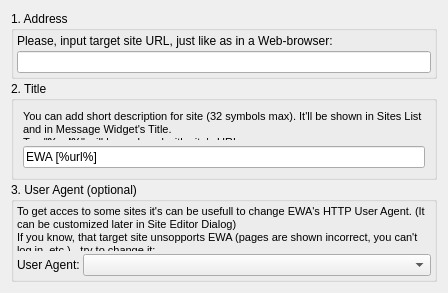
<?xml version="1.0" encoding="UTF-8"?>
<ui version="4.0">
 <class>EWAASWPage_InputUrlUi</class>
 <widget class="QWidget" name="EWAASWPage_InputUrlUi">
  <property name="geometry">
   <rect>
    <x>0</x>
    <y>0</y>
    <width>448</width>
    <height>293</height>
   </rect>
  </property>
  <layout class="QVBoxLayout" name="verticalLayout">
   <property name="spacing">
    <number>2</number>
   </property>
   <item>
    <widget class="QGroupBox" name="groupBox">
     <property name="title">
      <string>1. Address</string>
     </property>
     <layout class="QVBoxLayout" name="verticalLayout_2">
      <property name="spacing">
       <number>3</number>
      </property>
      <property name="margin">
       <number>3</number>
      </property>
      <item>
       <widget class="QLabel" name="label">
        <property name="text">
         <string>Please, input target site URL, just like as in a Web-browser:</string>
        </property>
        <property name="wordWrap">
         <bool>true</bool>
        </property>
       </widget>
      </item>
      <item>
       <widget class="QLineEdit" name="initialUrlLineEdit">
        <property name="toolTip">
         <string>Input URL</string>
        </property>
       </widget>
      </item>
     </layout>
    </widget>
   </item>
   <item>
    <widget class="QGroupBox" name="groupBox_3">
     <property name="title">
      <string>2. Title</string>
     </property>
     <layout class="QVBoxLayout" name="verticalLayout_3">
      <item>
       <widget class="QLabel" name="label_2">
        <property name="text">
         <string>&lt;!DOCTYPE HTML PUBLIC &quot;-//W3C//DTD HTML 4.0//EN&quot; &quot;http://www.w3.org/TR/REC-html40/strict.dtd&quot;&gt;
&lt;html&gt;&lt;head&gt;&lt;meta name=&quot;qrichtext&quot; content=&quot;1&quot; /&gt;&lt;style type=&quot;text/css&quot;&gt;
p, li { white-space: pre-wrap; }
&lt;/style&gt;&lt;/head&gt;&lt;body style=&quot; font-family:'MS Shell Dlg 2'; font-size:8.25pt; font-weight:400; font-style:normal;&quot;&gt;
&lt;p style=&quot; margin-top:0px; margin-bottom:0px; margin-left:0px; margin-right:0px; -qt-block-indent:0; text-indent:0px;&quot;&gt;&lt;span style=&quot; font-size:8pt;&quot;&gt;You can add short description for site (32 symbols max). It'll be shown in Sites List and in Message Widget's Title.&lt;/span&gt;&lt;/p&gt;
&lt;p style=&quot; margin-top:0px; margin-bottom:0px; margin-left:0px; margin-right:0px; -qt-block-indent:0; text-indent:0px;&quot;&gt;&lt;span style=&quot; font-size:8pt;&quot;&gt;Tag &quot;&lt;/span&gt;&lt;span style=&quot; font-size:8pt; font-weight:600;&quot;&gt;%url%&lt;/span&gt;&lt;span style=&quot; font-size:8pt;&quot;&gt;&quot; will be replaced with site's URL:&lt;/span&gt;&lt;/p&gt;&lt;/body&gt;&lt;/html&gt;</string>
        </property>
        <property name="wordWrap">
         <bool>true</bool>
        </property>
        <property name="textInteractionFlags">
         <set>Qt::NoTextInteraction</set>
        </property>
       </widget>
      </item>
      <item>
       <widget class="QLineEdit" name="siteDescriptionLineEdit">
        <property name="text">
         <string>EWA [%url%]</string>
        </property>
       </widget>
      </item>
     </layout>
    </widget>
   </item>
   <item>
    <widget class="QGroupBox" name="groupBox_2">
     <property name="title">
      <string>3. User Agent (optional)</string>
     </property>
     <layout class="QGridLayout" name="gridLayout_2">
      <property name="margin">
       <number>3</number>
      </property>
      <property name="spacing">
       <number>3</number>
      </property>
      <item row="0" column="0">
       <widget class="QLabel" name="label_5">
        <property name="text">
         <string>&lt;!DOCTYPE HTML PUBLIC &quot;-//W3C//DTD HTML 4.0//EN&quot; &quot;http://www.w3.org/TR/REC-html40/strict.dtd&quot;&gt;
&lt;html&gt;&lt;head&gt;&lt;meta name=&quot;qrichtext&quot; content=&quot;1&quot; /&gt;&lt;style type=&quot;text/css&quot;&gt;
p, li { white-space: pre-wrap; }
&lt;/style&gt;&lt;/head&gt;&lt;body style=&quot; font-family:'MS Shell Dlg 2'; font-size:8.25pt; font-weight:400; font-style:normal;&quot;&gt;
&lt;p style=&quot; margin-top:0px; margin-bottom:0px; margin-left:0px; margin-right:0px; -qt-block-indent:0; text-indent:0px;&quot;&gt;&lt;span style=&quot; font-size:8pt;&quot;&gt;To get acces to some sites it's can be usefull to change EWA's HTTP User Agent. (It can be customized later in Site Editor Dialog)&lt;br /&gt;If you know, that target site unsopports EWA (pages are shown incorrect, you can't log in, etc.) - try to change it:&lt;/span&gt;&lt;/p&gt;&lt;/body&gt;&lt;/html&gt;</string>
        </property>
        <property name="wordWrap">
         <bool>true</bool>
        </property>
       </widget>
      </item>
      <item row="1" column="0">
       <layout class="QFormLayout" name="formLayout_2">
        <item row="0" column="0">
         <widget class="QLabel" name="label_6">
          <property name="text">
           <string>User Agent:</string>
          </property>
         </widget>
        </item>
        <item row="0" column="1">
         <widget class="EWAUAComboBox" name="userAgentCombo">
          <property name="currentIndex">
           <number>-1</number>
          </property>
          <property name="frame">
           <bool>true</bool>
          </property>
         </widget>
        </item>
       </layout>
      </item>
     </layout>
    </widget>
   </item>
   <item>
    <spacer name="verticalSpacer">
     <property name="orientation">
      <enum>Qt::Vertical</enum>
     </property>
     <property name="sizeHint" stdset="0">
      <size>
       <width>20</width>
       <height>40</height>
      </size>
     </property>
    </spacer>
   </item>
  </layout>
 </widget>
 <customwidgets>
  <customwidget>
   <class>EWAUAComboBox</class>
   <extends>QComboBox</extends>
   <header>ewa_uacombobox.h</header>
  </customwidget>
 </customwidgets>
 <resources/>
 <connections/>
</ui>
